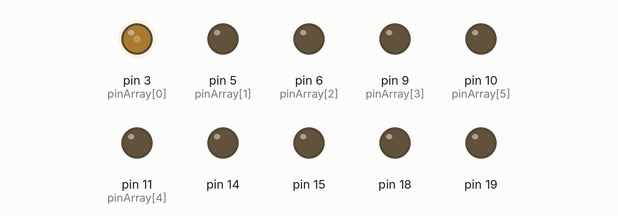
Simulated run of this sketch. Board: Arduino Uno, built with avr-gcc and run on an emulated ATmega328P. Shown: output pins drawn as LEDs (lit = HIGH).

Above: at 0.15 s.
At 4.71 s:
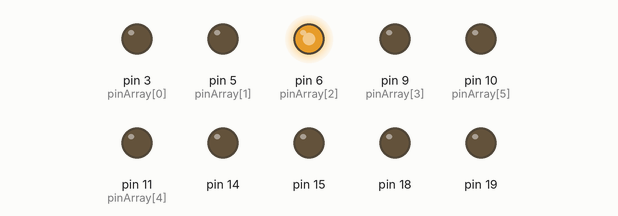
At 9.52 s:
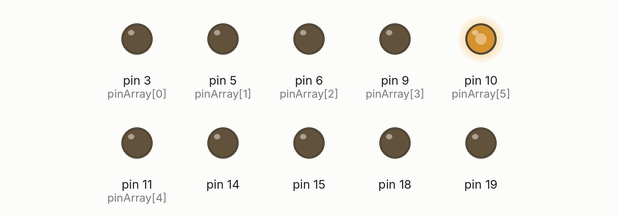
At 18.91 s:
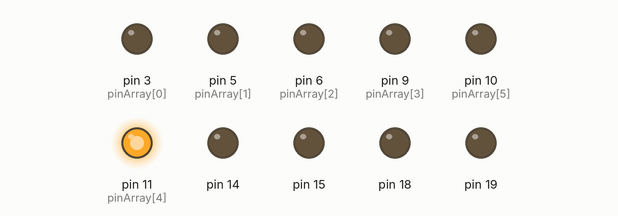
At 28.87 s:
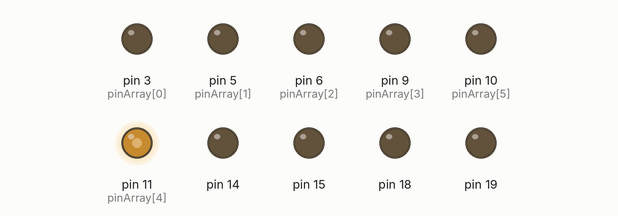
At 38.83 s:
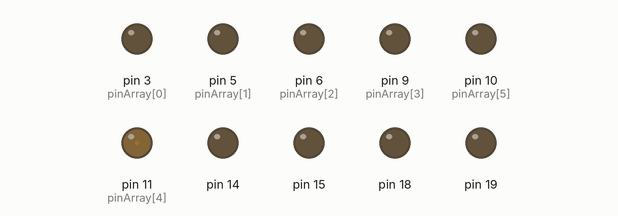
Timing chart, 0 to 40.0 s (numbered marks = the images above):
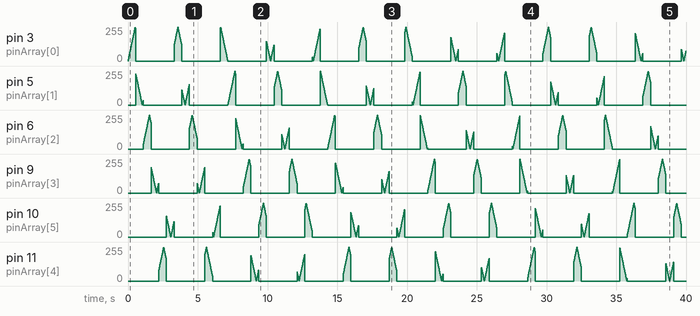

The sketch:

knightrider.ino
```cpp
int pinArray[] = {3, 5, 6, 9, 11, 10};
int count = 0;
int timer = 700;
int brightness = 0;    // how bright the LED is
int fadeAmount = 5;    // how many points to fade the LED by
int i = 0;
int lightPin = 0;

void setup(){
  // we make all the declarations at once
  for (count=0;count<=6;count++) {
    pinMode(pinArray[count], OUTPUT);
  }
  Serial.begin(9600);
}

void loop() {

  /*analogWrite(pinArray[0], 255);
  analogWrite(pinArray[1], 255);
  analogWrite(pinArray[2], 255);
  analogWrite(pinArray[3], 255);
  analogWrite(pinArray[4], 255);
  analogWrite(pinArray[5], 255);*/

 for (count=0;count< 6;count++) {
  for(i = 0; i< 55; i++){
    analogWrite(pinArray[count], brightness);
    brightness = brightness + fadeAmount;
    if (brightness == 0 || brightness == 255) {
      fadeAmount = -fadeAmount ;
    }
    delay(10);
    }
    analogWrite(pinArray[count], 200);
    analogWrite(pinArray[count], 150);
    analogWrite(pinArray[count], 100);
    analogWrite(pinArray[count], 50);
    analogWrite(pinArray[count], 0);
    //Serial.println(analogRead(lightPin));
 }

}
```
